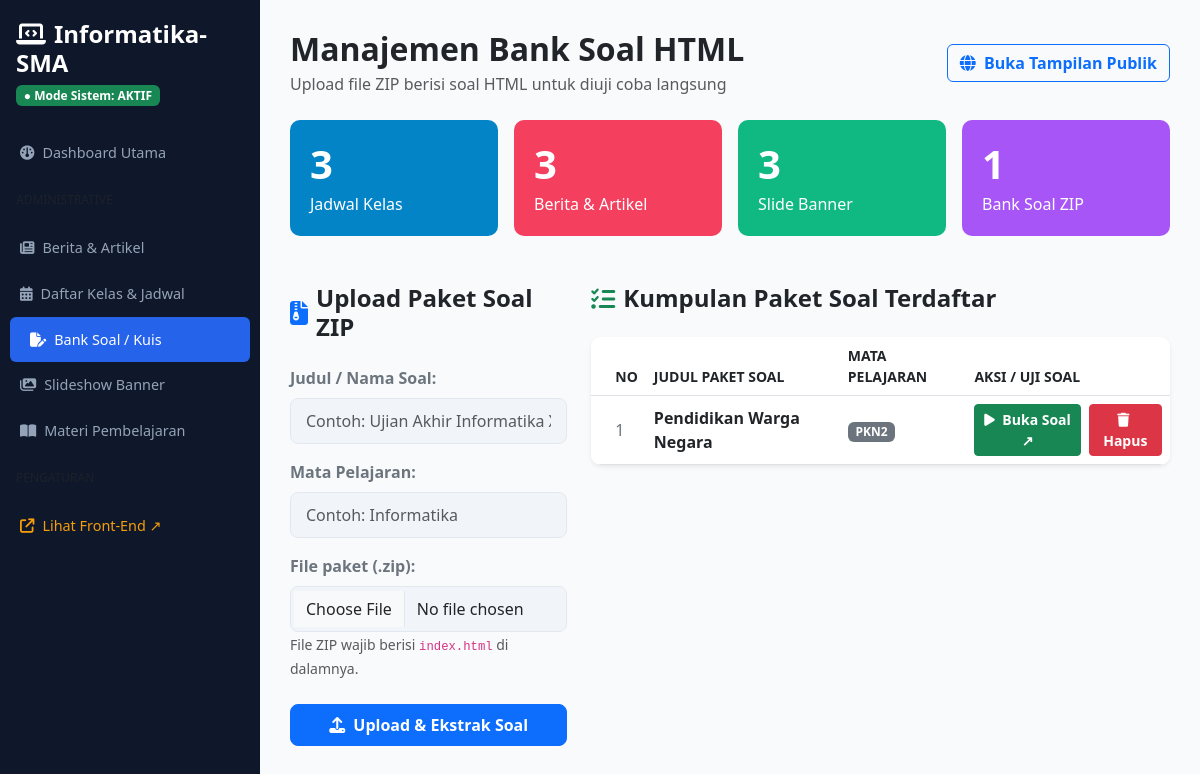
The page /bank-soal/ (signed in) on the database its author committed.
### portal/models.py (models this page shows, shortened)
class BankSoal(models.Model):
    nama_soal = models.CharField(max_length=200)
    mapel = models.CharField(max_length=100)
    file_zip = models.FileField(upload_to=path_soal_zip, blank=True, null=True)
    folder_ekstrak = models.CharField(max_length=255, blank=True, null=True)
    created_at = models.DateTimeField(auto_now_add=True)

### portal/views.py (the view, shortened to what this page needs)
# urls.py: path('bank-soal/', views.bank_soal_view, name='backend_bank_soal'),
@login_required(login_url='login')
def bank_soal_view(request):
    soal_list = BankSoal.objects.all().order_by('-id')
    context = {
        'soal_list': soal_list,
        'total_jadwal': JadwalPelajaran.objects.count(),
        'total_berita': BeritaArtikel.objects.count(),
        'total_banner': SlideBanner.objects.count(),
        'total_kuis': soal_list.count(),
    }
    return render(request, 'backend/bank_soal.html', context)

### portal/templates/backend/bank_soal.html (shortened to what this page needs)
<!DOCTYPE html>
<html lang="id">
<head>
    <link href="https://cdn.jsdelivr.net/npm/bootstrap@5.3.0/dist/css/bootstrap.min.css" rel="stylesheet">
    <link rel="stylesheet" href="https://cdnjs.cloudflare.com/ajax/libs/font-awesome/6.4.0/css/all.min.css">
</head>
<body>
    <div class="sidebar">
        <h4 class="px-3 text-white fw-bold mb-1"><i class="fa-solid fa-laptop-code me-2"></i>Informatika-SMA</h4>
        <div class="px-3 mb-4"><span class="badge bg-success">● Mode Sistem: AKTIF</span></div>
        <ul class="sidebar-menu">
            <li><a href="{% url 'backend_dashboard' %}"><i class="fa-solid fa-gauge me-2"></i>Dashboard Utama</a></li>
            <li class="px-3 text-uppercase text-muted my-3" style="font-size: 0.75rem;">ADMINISTRATIVE</li>
            <li><a href="{% url 'backend_dashboard' %}"><i class="fa-solid fa-newspaper me-2"></i>Berita & Artikel</a></li>
            <li><a href="{% url 'backend_jadwal' %}"><i class="fa-solid fa-calendar-days me-2"></i>Daftar Kelas & Jadwal</a></li>
            <li><a href="{% url 'backend_bank_soal' %}" class="active"><i class="fa-solid fa-file-pen me-2"></i>Bank Soal / Kuis</a></li>
            <li><a href="{% url 'backend_banner' %}"><i class="fa-solid fa-images me-2"></i>Slideshow Banner</a></li>
            <li><a href="{% url 'materi_list' %}"><i class="fa-solid fa-book-open me-2"></i>Materi Pembelajaran</a></li>
            <li class="px-3 text-uppercase text-muted my-3" style="font-size: 0.75rem;">PENGATURAN</li>
            <li><a href="{% url 'frontend_home' %}" target="_blank" style="color: #f59e0b;"><i class="fa-solid fa-arrow-up-right-from-square me-2"></i>Lihat Front-End ↗</a></li>
        </ul>
    </div>
    <div class="main-content">
        <div class="d-flex justify-content-between align-items-center mb-4">
            <div>
                <h2 class="fw-bold mb-1">Manajemen Bank Soal HTML</h2>
                <p class="text-muted mb-0">Upload file ZIP berisi soal HTML untuk diuji coba langsung</p>
            </div>
            <a href="{% url 'frontend_home' %}" target="_blank" class="btn btn-outline-primary fw-semibold">
                <i class="fa-solid fa-globe me-1"></i> Buka Tampilan Publik
            </a>
        </div>
        <div class="row g-3 mb-4">
            <div class="col-md-3"><div class="card-stat" style="background-color: #0284c7;"><h1 class="fw-bold m-0">{{ total_jadwal }}</h1><p class="m-0 mt-1">Jadwal Kelas</p></div></div>
            <div class="col-md-3"><div class="card-stat" style="background-color: #f43f5e;"><h1 class="fw-bold m-0">{{ total_berita }}</h1><p class="m-0 mt-1">Berita & Artikel</p></div></div>
            <div class="col-md-3"><div class="card-stat" style="background-color: #10b981;"><h1 class="fw-bold m-0">{{ total_banner }}</h1><p class="m-0 mt-1">Slide Banner</p></div></div>
            <div class="col-md-3"><div class="card-stat" style="background-color: #a855f7;"><h1 class="fw-bold m-0">{{ total_kuis }}</h1><p class="m-0 mt-1">Bank Soal ZIP</p></div></div>
        </div>
        <div class="row g-4 mt-2">
            <div class="col-md-4">
                <h4 class="fw-bold mb-4 text-dark d-flex align-items-center">
                    <i class="fa-solid fa-file-zipper text-primary me-2"></i> Upload Paket Soal ZIP
                </h4>
                <form method="POST" enctype="multipart/form-data">
                    <div class="mb-3">
                        <label class="form-label text-secondary fw-semibold">Judul / Nama Soal:</label>
                        <input type="text" name="nama_soal" class="form-control form-control-custom" placeholder="Contoh: Ujian Akhir Informatika X" required>
                    </div>
                    <div class="mb-3">
                        <label class="form-label text-secondary fw-semibold">Mata Pelajaran:</label>
                        <input type="text" name="mapel" class="form-control form-control-custom" placeholder="Contoh: Informatika" required>
                    </div>
                    <div class="mb-4">
                        <label class="form-label text-secondary fw-semibold">File paket (.zip):</label>
                        <input type="file" name="file_zip" accept=".zip" class="form-control form-control-custom" required>
                        <small class="text-muted">File ZIP wajib berisi <code>index.html</code> di dalamnya.</small>
                    </div>
                    <button type="submit" name="submit_soal" class="btn btn-primary w-100 py-2 fw-bold" style="border-radius: 8px;">
                        <i class="fa-solid fa-upload me-1"></i> Upload & Ekstrak Soal
                    </button>
                </form>
            </div>
            <div class="col-md-8">
                <h4 class="fw-bold mb-4 text-dark d-flex align-items-center">
                    <i class="fa-solid fa-list-check text-success me-2"></i> Kumpulan Paket Soal Terdaftar
                </h4>
                <div class="card border-0 shadow-sm" style="border-radius: 10px; overflow: hidden;">
                    <div class="table-responsive">
                        <table class="table table-hover align-middle mb-0">
                            <thead style="background-color: #f8fafc; color: #64748b;">
                                <tr class="small text-uppercase">
                                    <th class="ps-4">No</th>
                                    <th>Judul Paket Soal</th>
                                    <th>Mata Pelajaran</th>
                                    <th>Aksi / Uji Soal</th>
                                </tr>
                            </thead>
                            <tbody>
                                {% for s in soal_list %}
                                <tr>
                                    <td class="ps-4 text-secondary">{{ forloop.counter }}</td>
                                    <td class="fw-bold text-dark">{{ s.nama_soal }}</td>
                                    <td><span class="badge bg-secondary">{{ s.mapel }}</span></td>
                                    <td>
                                        <div class="d-flex gap-2">
                                            {% if s.folder_ekstrak %}
                                                <a href="{% url 'buka_soal' s.id %}" target="_blank" class="btn btn-sm btn-success fw-semibold">
                                                    <i class="fa-solid fa-play me-1"></i> Buka Soal ↗
                                                </a>
                                            {% else %}
                                                <span class="badge bg-warning text-dark align-self-center">Belum Ter-ekstrak</span>
                                            {% endif %}
                                            <a href="{% url 'backend_hapus_soal' s.id %}"
                                               class="btn btn-sm btn-danger fw-semibold"
                                               onclick="return confirm('Apakah Anda yakin ingin menghapus paket soal \'{{ s.nama_soal }}\'?')">
                                                <i class="fa-solid fa-trash me-1"></i> Hapus
                                            </a>
                                        </div>
                                    </td>
                                </tr>
                                {% empty %}
                                <tr>
                                    <td colspan="4" class="text-center text-muted py-4">Belum ada paket soal ZIP yang diunggah.</td>
                                </tr>
                                {% endfor %}
                            </tbody>
                        </table>
                    </div>
                </div>
            </div>
        </div>
    </div>
</body>
</html>

### portal/templates/backend/bank_soal.html (style rules this page uses)
body { background-color: #f8fafc; font-family: 'Segoe UI', Tahoma, Geneva, Verdana, sans-serif; }
.sidebar { width: 260px; position: fixed; top: 0; bottom: 0; background: #0f172a; color: white; padding-top: 20px; overflow-y: auto; z-index: 100; }
.sidebar-menu { list-style: none; padding: 0; margin: 0; }
.sidebar-menu a { color: #94a3b8; text-decoration: none; padding: 12px 20px; display: block; font-size: 0.9rem; transition: 0.2s; }
.sidebar-menu a.active, .sidebar-menu a:hover { background: #2563eb; color: white; border-radius: 6px; margin: 0 10px; }
.main-content { margin-left: 260px; padding: 30px; }
.card-stat { border-radius: 10px; border: none; color: white; padding: 20px; }
.form-control-custom { background-color: #f1f5f9; border: 1px solid #e2e8f0; border-radius: 8px; padding: 10px 15px; }

### rows shown on the page
BankSoal: nama_soal "Pendidikan Warga Negara", mapel "PKN2", shows "Buka Soal ↗"

### other values the page prints
{{ total_jadwal }} "3"
{{ total_berita }} "3"
{{ total_banner }} "3"
{{ total_kuis }} "1"
